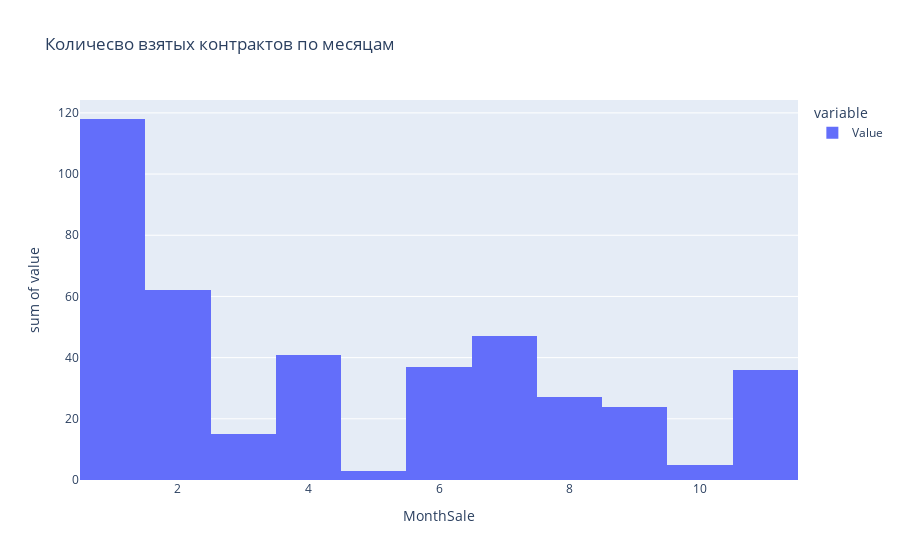

Write notebook code for a chart like this one.
### Code cell
fig = px.histogram(help_chart,
                   x=help_chart.index,
                   y = ['Value'],
                   nbins=12,
                   title="Количесво взятых контрактов по месяцам",
                   #hover_data = ['Value']
                   #labels={'x':'Number of Month', 'y':'counts of Contracts'}
                  )
fig.update_layout(hovermode="x unified") # Указываем что подскзку показываем сразу для всех элементов 
                                         # в разрезе по оси X. По мне просто бомба для этого графика, 
                                         # особенно для 4 колонки, где непонятно, есть второй сегмент 
                                         # клиентов или нету
fig.show()

### Figure 1 — Plotly figure (JSON) as saved in the notebook; plotly's stock layout.template omitted (floating-point values rounded to 4 significant figures)
{"data": [{"alignmentgroup": "True", "bingroup": "x", "histfunc": "sum", "hovertemplate": "variable=Value<br>MonthSale=%{x}<br>sum of value=%{y}<extra></extra>", "legendgroup": "Value", "marker": {"color": "#636efa", "pattern": {"shape": ""}}, "name": "Value", "nbinsx": 12, "offsetgroup": "Value", "orientation": "v", "showlegend": true, "type": "histogram", "x": [1, 2, 3, 4, 5, 6, 7, 8, 9, 10, 11], "xaxis": "x", "y": [118, 62, 15, 41, 3, 37, 47, 27, 24, 5, 36], "yaxis": "y"}], "layout": {"barmode": "relative", "hovermode": "x unified", "legend": {"title": {"text": "variable"}, "tracegroupgap": 0}, "title": {"text": "Количесво взятых контрактов по месяцам"}, "xaxis": {"anchor": "y", "domain": [0, 1], "title": {"text": "MonthSale"}}, "yaxis": {"anchor": "x", "domain": [0, 1], "title": {"text": "sum of value"}}}}
